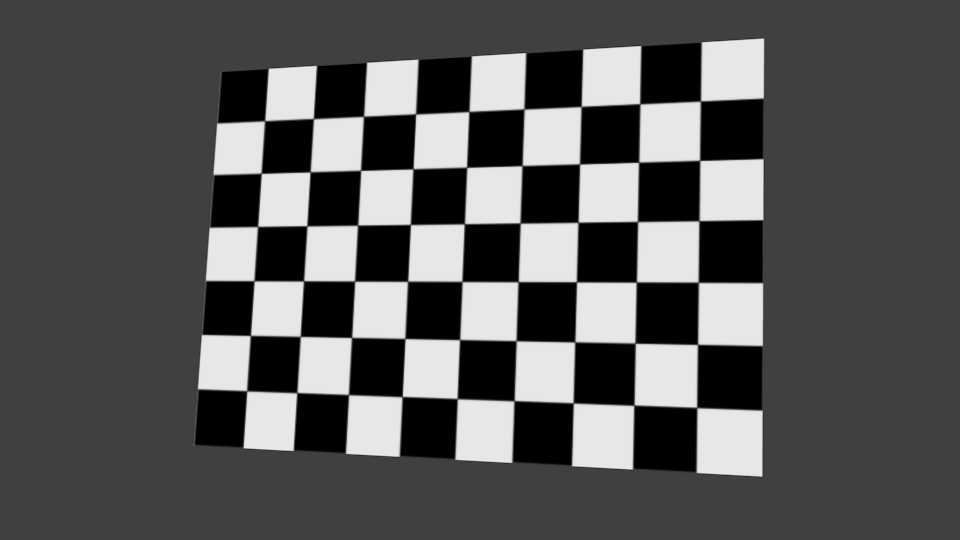
#> input picture CameraCalibration/imagesCalib/2/1.png, 960 x 540 px; its folder holds 4 pictures in this run
$ python distCoef.py   (older library calls are emulated)
#> lines starting #> are read from the running program, lines starting #| are printed output that depends on the picture
### NewCalibration.py
from __future__ import print_function, division
import os
import glob
import sys, argparse
import pprint
import numpy as np
from cv2 import cv2
from scipy import optimize as opt

#DATA_DIR = '/home/tamarar/Desktop/novo/Camera_calibration/calibration/newCalibrationImages/Pic_'
DATA_DIR = '/home/tamarar/Desktop/Novo/Camera_calibration/CameraCalibration/imagesCalib/2/'
PATTERN_SIZE = (9, 6)
SQUARE_SIZE = 1.0

#########################################################################
# Loading images for calibration
def get_camera_images():
    images = [each for each in glob.glob(DATA_DIR + "*.png")]
    images = sorted(images)
    for each in images:
        yield (each, cv2.imread(each, 0))

#########################################################################
# Finding chessboard corners
def getChessboardCorners(images = None):
    objp = np.zeros((PATTERN_SIZE[1]*PATTERN_SIZE[0], 3), dtype=np.float64)
    objp[:, :2] = np.indices(PATTERN_SIZE).T.reshape(-1, 2)
    objp *= SQUARE_SIZE

    chessboard_corners = []
    image_points = []
    object_points = []
    correspondences = []
    ctr=0
    for (path, each) in get_camera_images():
        #print(each)
        ret, corners = cv2.findChessboardCorners(each, patternSize=PATTERN_SIZE)
#> ret = True; corners = 54 rows, first 8: [264.5, 120.5], [313.5, 118.2], [363.5, 116.2], [416, 114], [469, 111.5], [523.8, 109.2], [581.1, 106.5], [640, 104]
#> each is the input picture: shape (540, 960); min 0, max 234, mean 86.5
        #print(corners)
        if ret:
            corners = corners.reshape(-1, 2)
#> corners = 54 pairs, first value 247 to 700.5, second value 101 to 407.5
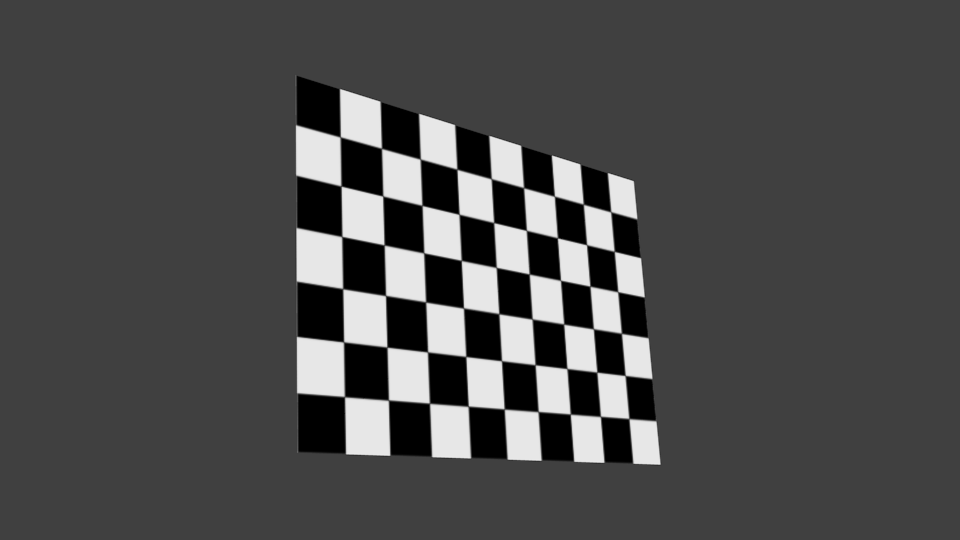
#> input picture CameraCalibration/imagesCalib/2/10.png, 960 x 540 px
            #print(corners)
            if corners.shape[0] == objp.shape[0] :
                image_points.append(corners)
                #print("\n")
                #print("\n")
                object_points.append(objp[:,:-1])
                #print(object_points)
                print("size = ", len(object_points))
                correspondences.append([corners.astype(np.int), objp[:, :-1].astype(np.int)])
        else:
            print ("Error in detection points", ctr)

        ctr+=1
    #print("Image points size = ", len(correspondences[1]))
    #print("Corners = ", correspondences[1])
    return correspondences

#########################################################################
# Normalization
def normalize_points(chessboard_correspondences):
    views = len(chessboard_correspondences)

    def get_normalization_matrix(pts):
        pts = pts.astype(np.float64)
        x_mean, y_mean = np.mean(pts, axis=0)
        #print(x_mean)
        var_x, var_y = np.var(pts, axis=0)

        s_x , s_y = np.sqrt(2/var_x), np.sqrt(2/var_y)

        n = np.array([[s_x, 0, -s_x*x_mean], [0, s_y, -s_y*y_mean], [0, 0, 1]])

        n_inv = np.array([ [1./s_x ,  0 , x_mean], [0, 1./s_y, y_mean] , [0, 0, 1] ])
        return n.astype(np.float64), n_inv.astype(np.float64)


    ret_correspondences = []
    for i in range(views):
        imp, objp = chessboard_correspondences[i]
        #print(objp)
        N_x, N_x_inv = get_normalization_matrix(objp)
        N_u, N_u_inv = get_normalization_matrix(imp)
        # print(N_u)
        hom_imp = np.array([ [[each[0]], [each[1]], [1.0]] for each in imp])
        #print(hom_imp)
        hom_objp = np.array([ [[each[0]], [each[1]], [1.0]] for each in objp])
        #print(hom_objp)

        normalized_hom_imp = hom_imp
        normalized_hom_objp = hom_objp
        #print(normalized_hom_objp)

        for i in range(normalized_hom_objp.shape[0]):
            n_o = np.matmul(N_x,normalized_hom_objp[i])
            #print("obj = ", N_x)
            #print("objectPoint mul = ", n_o)
            normalized_hom_objp[i] = n_o/n_o[-1]
            #for i in n_o:
                #print(n_o[i])

            n_u = np.matmul(N_u,normalized_hom_imp[i])
            #print("img = ", N_u)
            #print("imagePoint mul = ", n_u)
            #print(n_u)
            normalized_hom_imp[i] = n_u/n_u[-1]

        normalized_objp = normalized_hom_objp.reshape(normalized_hom_objp.shape[0], normalized_hom_objp.shape[1])
        normalized_imp = normalized_hom_imp.reshape(normalized_hom_imp.shape[0], normalized_hom_imp.shape[1])

        normalized_objp = normalized_objp[:,:-1]
        normalized_imp = normalized_imp[:,:-1]

        ret_correspondences.append((imp, objp, normalized_imp, normalized_objp, N_u, N_x, N_u_inv, N_x_inv))

    return ret_correspondences

#########################################################################
def compute_view_based_homography(correspondence, reproj = False):
    #print(correspondence)
    image_points = correspondence[0]
    #print(image_points)
    object_points = correspondence[1]
    normalized_image_points = correspondence[2]
    normalized_object_points = correspondence[3]
    N_u = correspondence[4]

    #print("**********\n", normalized_image_points)

    N_x = correspondence[5]

    N_u_inv = correspondence[6]
    N_x_inv = correspondence[7]


    N = len(image_points)
    #print("Number of points in current view : ", N)

    M = np.zeros((2*N, 9), dtype=np.float64)
    #print("Shape of Matrix M : ", M.shape)

    #print("N_model\n", N_x)
    #print("N_observed\n", N_u)

    for i in range(N):
        X, Y = normalized_object_points[i] #A
        u, v = normalized_image_points[i] #B

        row_1 = np.array([ -X, -Y, -1, 0, 0, 0, X*u, Y*u, u])
        row_2 = np.array([ 0, 0, 0, -X, -Y, -1, X*v, Y*v, v])
        M[2*i] = row_1
        M[(2*i) + 1] = row_2

    #print("M = ", M[0])


    u, s, vh = np.linalg.svd(M)
    #print("vh = ", vh[0])
    #print("*******************")
    #print("s = ", s)


    h_norm = vh[np.argmin(s)]
    print("h_norm = ", h_norm)
    print("\n")
    #print(np.argmin(s))
    h_norm = h_norm.reshape(3, 3)

    #print("N_u_inv = ", N_u_inv)
    #print(N_x)

    h = np.matmul(np.matmul(N_u_inv,h_norm), N_x)


    h = h[:,:]/h[2, 2]
    #print("h = " , h)

    if reproj:
        reproj_error = 0
        for i in range(len(image_points)):
            t1 = np.array([[object_points[i][0]], [object_points[i][1]], [1.0]])
            t = np.matmul(h, t1).reshape(1, 3)
            t = t/t[0][-1]
            formatstring = "Imp {0} | ObjP {1} | Tx {2}".format(image_points[i], object_points[i], t)
            #print(formatstring)
            reproj_error += np.sum(np.abs(image_points[i] - t[0][:-1]))
        reproj_error = np.sqrt(reproj_error/N)/100.0
        print("Reprojection error : ", reproj_error)

    #print(h)
    return h


def minimizer_func(initial_guess, X, Y, h, N):
    # X : normalized object points flattened
    # Y : normalized image points flattened
    # h : homography flattened
    # N : number of points
    #
    x_j = X.reshape(N, 2)
    # Y = Y.reshape(N, 2)
    # h = h.reshape(3, 3)
    projected = [0 for i in range(2*N)]
    for j in range(N):
        x, y = x_j[j]
        w = h[6]*x + h[7]*y + h[8]
        projected[2*j] = (h[0] * x + h[1] * y + h[2]) / w
        projected[2*j + 1] = (h[3] * x + h[4] * y + h[5]) / w

    # return projected
    return (np.abs(projected - Y))**2


def jac_function(initial_guess, X, Y, h, N):
    x_j = X.reshape(N, 2)
    jacobian = np.zeros( (2*N, 9) , np.float64)
    for j in range(N):
        x, y = x_j[j]
        sx = np.float64(h[0]*x + h[1]*y + h[2])
        sy = np.float64(h[3]*x + h[4]*y + h[5])
        w = np.float64(h[6]*x + h[7]*y + h[8])
        jacobian[2*j] = np.array([x/w, y/w, 1/w, 0, 0, 0, -sx*x/w**2, -sx*y/w**2, -sx/w**2])
        jacobian[2*j + 1] = np.array([0, 0, 0, x/w, y/w, 1/w, -sy*x/w**2, -sy*y/w**2, -sy/w**2])

    return jacobian


def refine_homographies(H, correspondences, skip=False):
    if skip:
        return H

    image_points = correspondence[0]
    object_points = correspondence[1]
    normalized_image_points = correspondence[2]
    normalized_object_points = correspondence[3]
    N_u = correspondence[4]
    N_x = correspondence[5]
    N_u_inv = correspondence[6]
    N_x_inv = correspondence[7]

    N = normalized_object_points.shape[0]
    X = object_points.flatten()
    Y = image_points.flatten()
    h = H.flatten()
    h_prime = opt.least_squares(fun=minimizer_func, x0=h, jac=jac_function, method="lm" , args=[X, Y, h, N], verbose=0)


    if h_prime.success:
        H =  h_prime.x.reshape(3, 3)
    H = H/H[2, 2]
    return H


#########################################################################
def get_intrinsic_parameters(H_r):
    M = len(H_r)
    V = np.zeros((2*M, 6), np.float64)


    # matrix G
    # V = [G1
    #      G2
    #      ...
    #      Gn]
    # Vb = 0
    def v_pq(p, q, H):
        v = np.array([
                H[0, p]*H[0, q],
                H[0, p]*H[1, q] + H[1, p]*H[0, q],
                H[1, p]*H[1, q],
                H[2, p]*H[0, q] + H[0, p]*H[2, q],
                H[2, p]*H[1, q] + H[1, p]*H[2, q],
                H[2, p]*H[2, q]
            ])
        #print("v = ", v)
        return v

    for i in range(M):
        H = H_r[i]
        V[2*i] = v_pq(p=0, q=1, H=H)
        V[2*i + 1] = np.subtract(v_pq(p=0, q=0, H=H), v_pq(p=1, q=1, H=H))

    # [5 lines of commented-out code are left out]
    u, s, vh = np.linalg.svd(V)
    b = vh[np.argmin(s)]

    # [9 lines of commented-out code are left out]
    w = b[0] * b[2] * b[5] - b[1]**2 * b[5] - b[0] * b[4]**2 + 2 * b[1] * b[3] * b[4] - b[2] * b[3]**2
    d = b[0] * b[2] - b[1]**2

    if (d < 0):
        d = 0.01
    #d = -d

    #
    alpha = np.sqrt(w / (d * b[0]))
    beta = np.sqrt(w / d**2 * b[0])
    gamma = np.sqrt(w / (d**2 * b[0])) * b[1]
    uc = (b[1] * b[4] - b[2] * b[3]) / d
    vc = (b[1] * b[3] - b[0] * b[4]) / d

    # print([vc,
    #         l,
    #         alpha,
    #         beta,
    #         gamma,
    #     uc])

    # k = np.array([
    #         [alpha, gamma, uc],
    #         [0, beta, vc],
    #         [0, 0, 1.0],
    #     ])
    return np.array([
            [alpha, gamma, uc],
            [0,     beta,  vc],
            [0,     0,      1]
        ])
    # [8 lines of commented-out code are left out]
def extrinsicsCalculation(intrinsic, H_r):
    homography = H_r.reshape(3, 3)
    #print(homography)
    intrinsicsInv = np.linalg.inv(intrinsic)
    #rint("\n")
    print("intrinsicsInv = ", intrinsicsInv)
    #print("\n")
    #print("intrinsic = ", intrinsic)
    #print("\n")

    h1 = homography[:, 0]
    # [4 lines of commented-out code are left out]
    h2 = homography[:, 1]
    #print("h2 = ", h2)
    #print("\n")
    h3 = homography[:, 2]
    #print("h2 = ", h2)
    #print("\n")

    lam_r1 = 1 / np.linalg.norm(np.dot(intrinsicsInv, h1))
    lam_r2 = 1 / np.linalg.norm(np.dot(intrinsicsInv, h2))
    lam_r3 = (lam_r1 + lam_r2) / 2
    r1 = lam_r1 * np.dot(intrinsicsInv, h1)
    #print("r1 = ", r1)
    r2 = lam_r2 * np.dot(intrinsicsInv, h2)
    r3 = np.cross(r1, r2, axis=0)
    t = np.array(lam_r3 * np.dot(intrinsicsInv, h3)).transpose()
    print("lam_r3 = ", lam_r3)
    print("\n")
    print("intrinsicsInv = ", intrinsicsInv)
    print("\n")
    print("h3 = ", h3)
    print("\n")

    # [5 lines of commented-out code are left out]

    rt = np.array(
            [r1.transpose(), r2.transpose(), r3.transpose(), t.transpose()]
         ).transpose()
    r = np.array(
            [r1.transpose(), r2.transpose(), r3.transpose()]
        ).transpose()

    return rt, r


def get_extrinsics_parameters(intrinsics, homographies):

    extrinsics = []
    rotation = []
    rotation = []
    for i in range(0, len(homographies)):
        #print("h [i] = ", homographies[i] )
        rt, r = extrinsicsCalculation(intrinsics, homographies[i])
        #rotation.append(r)
        extrinsics.append(rt)
        rotation.append(r)
        # [8 lines of commented-out code are left out]
    return extrinsics, rotation

#########################################################################


#########################################################################

chessboard_correspondences = getChessboardCorners(images=None)


chessboard_correspondences_normalized = normalize_points(chessboard_correspondences)
# [6 lines of commented-out code are left out]

H = []
for correspondence in chessboard_correspondences_normalized:
    H.append(compute_view_based_homography(correspondence, reproj=0))
#> this loop made 4 passes
#> pass 1, in compute_view_based_homography, `u, s, vh = np.linalg.svd(M)`:
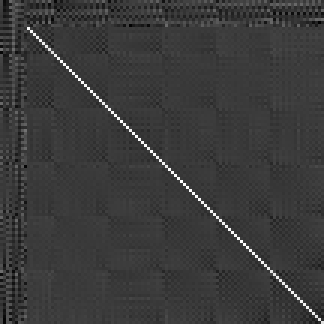
#> u: shape (108, 108) float64 (shown 3 times larger); min -0.295, max 0.976, mean -0.000851; drawn with min black and max white
#> pass 2, in compute_view_based_homography (call 2), `u, s, vh = np.linalg.svd(M)`:
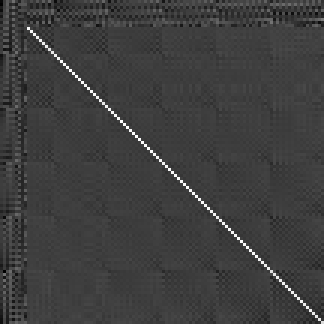
#> u: shape (108, 108) float64 (shown 3 times larger); min -0.319, max 0.974, mean -0.00124; drawn with min black and max white
#> pass 3, in compute_view_based_homography (call 3), `u, s, vh = np.linalg.svd(M)`:
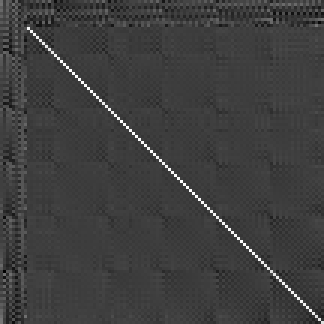
#> u: shape (108, 108) float64 (shown 3 times larger); min -0.316, max 0.975, mean 0.00132; drawn with min black and max white

# for i in range (len(H)):
    #print("H = ", H[i])

#print(correspondence[0])

H_r = []
for i in range(len(H)):
    h_opt = refine_homographies(H[i], chessboard_correspondences_normalized[i], skip=False)
    H_r.append(h_opt)


k = get_intrinsic_parameters(H_r)

print("K = ", k)
extrinsics, rotation = get_extrinsics_parameters(k, H_r)
print("RT[0] = ", extrinsics[0])

# print(rotation)
print(extrinsics)

### distCoef.py
import numpy as np
from cv2 import cv2
import NewCalibration as calib

# PATTERN_SIZE = (14, 2)
SQUARE_SIZE = 1.0

# model = np.zeros((PATTERN_SIZE[1]*PATTERN_SIZE[0], 3), dtype=np.float64)
# model[:, :2] = np.indices(PATTERN_SIZE).T.reshape(-1, 2)
model = np.zeros((54, 2), dtype=np.float64)
#model[:, :2] = np.indices((14, 2)).T.reshape(-1, 2)
model *= SQUARE_SIZE

# [139 lines left out: functions to_homogeneous_3d, to_homogeneous, to_inhomogeneous, calculate_lens_distortion, isRotationMatric, rotationMatrixToVector, not called in this run]
#################################################
def isclose(x, y, rtol=1.e-5, atol=1.e-8):
    return abs(x-y) <= atol + rtol * abs(y)

# [21 lines left out: function eulerAngelsFromRotationMatrix, not called in this run]
    #return np.array([psi,theta, phi, 0.00590073, -0.00675606])


##########################################################

chessboard_correspondences = calib.getChessboardCorners(images=None)
#> in getChessboardCorners (call 2), `ret, corners = cv2.findChessboardCorners(each, patternSize=PATTERN_SIZE)`: corners = 54 rows, first 8: [264.5, 120.5], [313.5, 118.2], [363.5, 116.2], [416, 114], [469, 111.5], [523.8, 109.2], [581.1, 106.5], [640, 104]


chessboard_correspondences_normalized = calib.normalize_points(chessboard_correspondences)

#print("M = ", len(chessboard_correspondences_normalized), " view images")
#print("N = ", len(chessboard_correspondences_normalized[0][0]),  " points per image")

H = []
for correspondence in chessboard_correspondences_normalized:
    H.append(calib.compute_view_based_homography(correspondence, reproj=0))

H_r = []
for i in range(len(H)):
    h_opt = calib.refine_homographies(H[i], chessboard_correspondences_normalized[i], skip=False)
    H_r.append(h_opt)

K = calib.get_intrinsic_parameters(H_r)
extrinsics, rotation = calib.get_extrinsics_parameters(K, H_r)
# [54 lines of commented-out code are left out]
